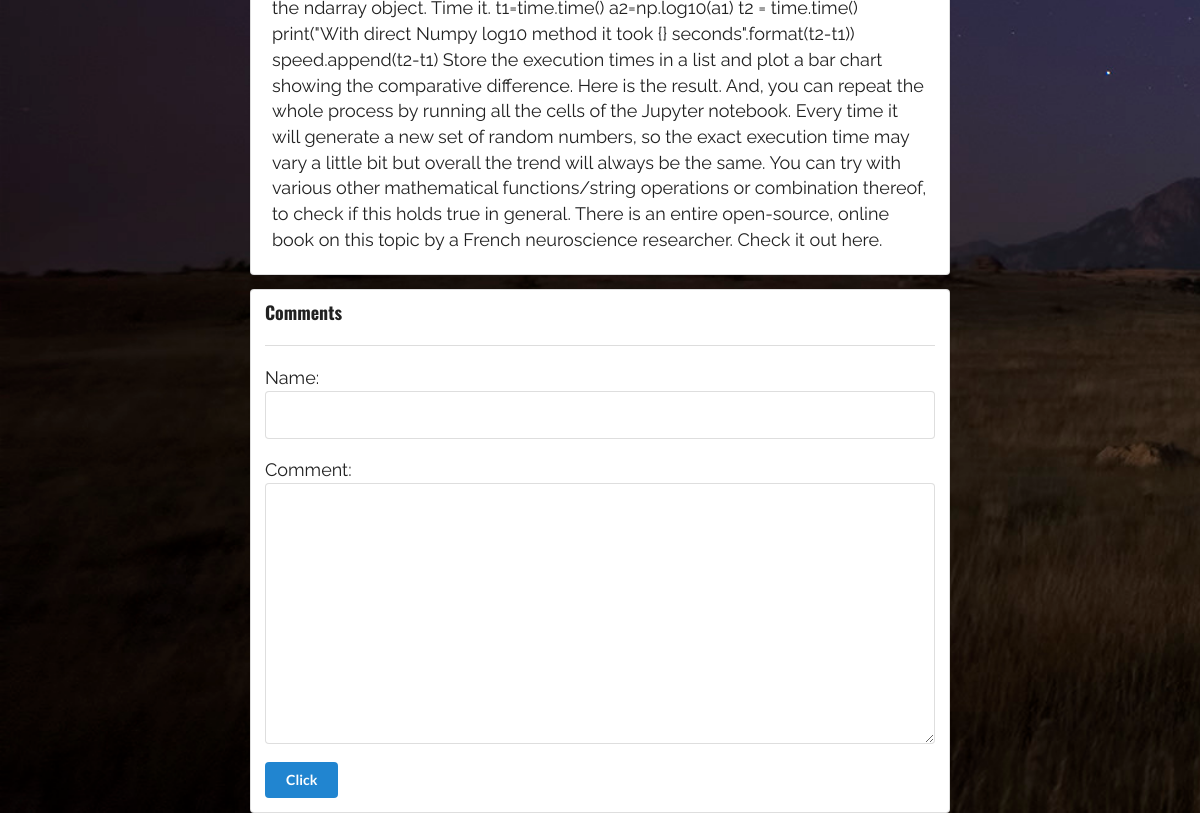
Page /detail/3 (lower part) on the earlier database version.
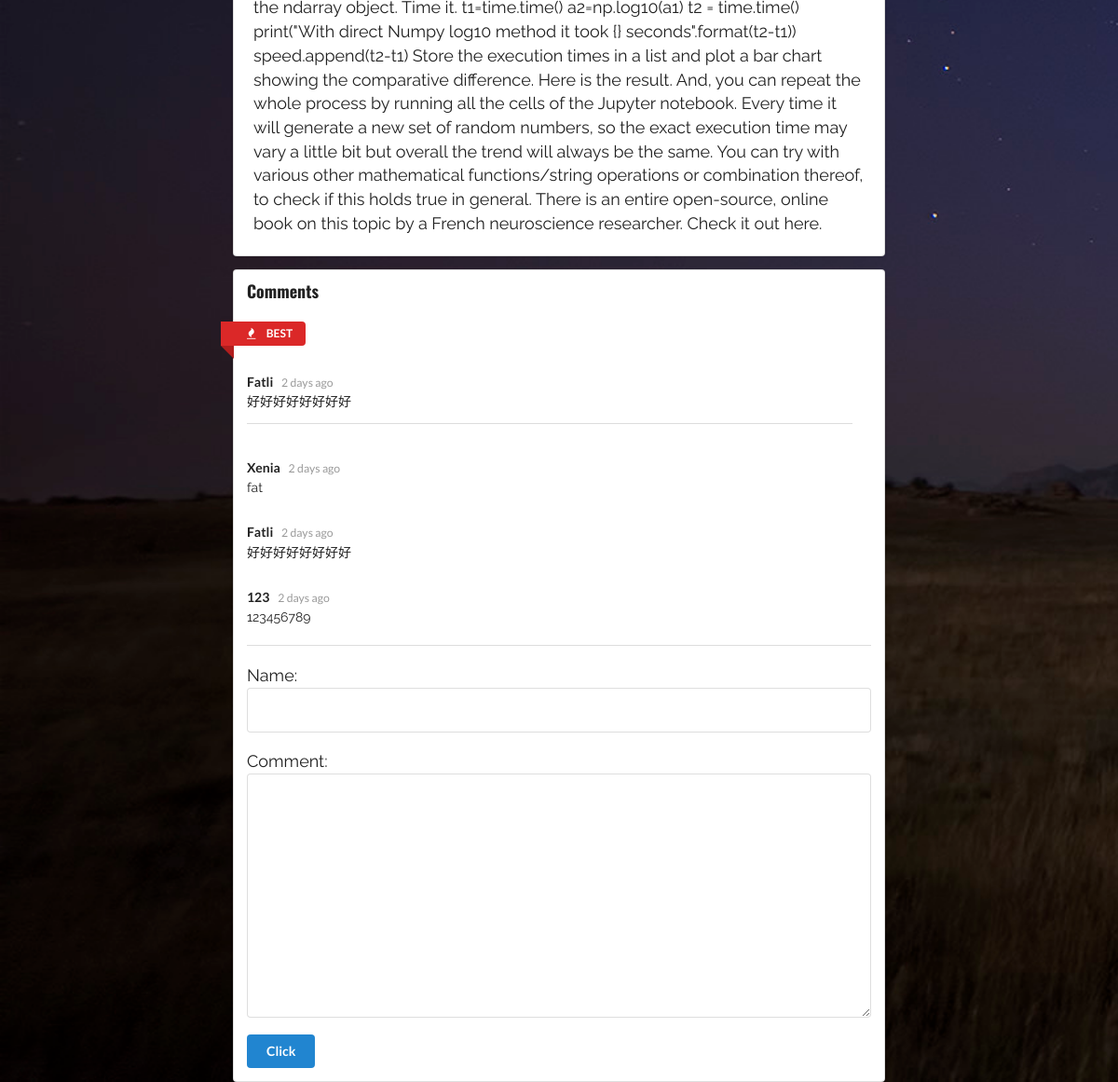
Same page on the later database version.
### firstapp/models.py (models this page shows, shortened)
class Comment(models.Model):
	name = models.CharField(null=True, blank=True, max_length=50)
	comment = models.CharField(null=True, blank=True, max_length=1000)
	belong_to = models.ForeignKey(to=Article,related_name='under_comments', null=True, blank=True)
	best_comment = models.BooleanField(default=False)

### firstapp/views.py (the view)
# urls.py: url(r'^detail/(?P<page_num>\d+)$', detail, name='detail'), # 添加的代码(评论页面)
def detail(request, page_num, error_form=None):
	context = {}
	form = CommentForm # request.method == 'GET'
	article = Article.objects.get(id=page_num)
	context['article'] = article
	a = Article.objects.get(id=page_num)
	best_comment = Comment.objects.filter(best_comment=True, belong_to=a)
	if best_comment: # 如果最优评论存在便取列表的第一条
		context['best_comment'] = best_comment[0]
	if error_form is not None:
		context['form'] = error_form
	else:
	    context['form'] = form
	return render(request, 'article_detail.html', context)

### firstapp/templates/article_detail.html (shortened to what this page needs)
<!DOCTYPE html>
{% load staticfiles %}
<html>
    <head>
        <link rel="stylesheet" href="{% static 'css/semantic.css' %}"  media="screen" title="no title" charset="utf-8">
    </head>
    <body>
        <div class="ui segment padded container">
            <p>
            </p>
        </div>
        <div class="ui segment container" style="width: 700px;">
            <h3 class="ui header" style="font-family: 'Oswald', sans-serif;">Comments</h3>
            <div class="ui comments">
                {% if best_comment %}
                    <div class="ui red left ribbon label">
                        <i class="icon fire"></i>
                        BEST
                    </div>
                    <div class="best comment">
                        <div class="avater">
                        </div>
                        <div class="content">
                            <a href="#" class="author">{{ best_comment.name }}</a>
                            <div class="metadata">
                                <div class="data">2 days ago</div>
                            </div>
                            <p class="text" style="font-family: 'Raleway', sans-serif;">
                                {{ best_comment.comment }}
                            </p>
                        </div>
                    </div>
                    <div class="ui divider"></div>
                {% endif %}
                {% for comment in article.under_comments.all %}
                    <div class="comment">
                        <div class="avater">
                        </div>
                        <div class="content">
                            <a href="#" class="author">{{ comment.name }}</a>
                            <div class="metadata">
                                <div class="data">2 days ago</div>
                            </div>
                            <p class="text" style="font-family: 'Raleway', sans-serif;">
                                {{ comment.comment }}
                            </p>
                        </div>
                    </div>
                {% endfor %}
            </div>
            <div class="ui divider"></div>
            <form class="ui tiny form" action="{% url 'comment' article.id %}" method="post">
                {{ form.as_p }}
                <button type="submit" class="ui blue button">Click</button>
            </form>
        </div>
    </body>
</html>

Differences in the rows shown:
now on this page (row edited): Comment: name "Fatli", comment "好好好好好好好好"
now on this page (row edited): Comment: name "Xenia", comment "fat"
added Comment: name "123", comment "123456789"
Other differences:
text now shown: "BEST 2 days ago"
